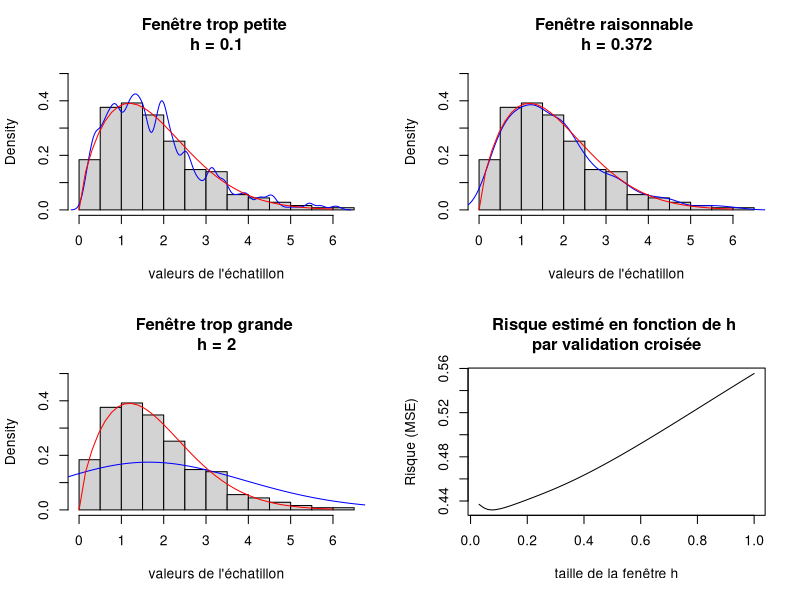

Generate this figure with R:
## ---- chunk 1
# Fonction calculant le risque quadratique (MSE)
Risk<- function(sample, bandwith, kernel){
  
  X  <- sample
  n <- length(X)
  x <- seq.int(min(X), max(X), length.out = n)
  if (missing(kernel)) {kernel = "gaussian"}
  kern <- switch(kernel,
                 gaussian = function(u){return(dnorm(u))},
                 rectangular = function(u){
                   ifelse(abs(u) < 1, .5, 0) },
                 triangular = function(u) {
                   return(ifelse(abs(u) < 1, (1 - abs(u)), 0)) },
                 epanechnikov = function(u){
                   return(ifelse(abs(u) < 1, 3/4*(1 - u^2), 0)) },
                 biweight = function(u){ 
                   return(ifelse(abs(u) < 1, 15/16*(1 - u^2)^2, 0)) }) # noyau caractère en fonction
  
  hatf <- function(x, sample, h, kernel){
    n <- length(sample)
    som <- 0
    for (i in 1:n){
     som <- som + kern((sample[i]-x)/h) 
    }
    return(som/(n*h))
  } 
   
  s <- 0
  for (i in 1:n){ 
    s <- s + sum(kern( (X[i]-X[-i])/bandwith)) 
  }
  

  n2hat_f <- integrate(function(x) hatf(x, sample = X, h = bandwith, kernel = kern), min(X)-50, max(X)+50)$value ^2

  R <- n2hat_f - 2/(n*(n-1))* s /bandwith

  return(R)
}

## ---- chunk 2
par(mfrow=c(2,2))

seq <- seq(0,6, length.out = 40)
yweib <- dweibull(seq,1.7,2)
rand <-rweibull(500,1.7,2)

hist(rand, breaks = 12, freq = F, xlab = "valeurs de l'échatillon", ylim = c(0,0.5), main = "")
lines(density(rand, bw = 0.1), col ="blue")
lines(seq, yweib, col="red")
title("Fenêtre trop petite \nh = 0.1")

hist(rand, breaks = 12, freq = F, xlab = "valeurs de l'échatillon", ylim = c(0,0.5), main = "")
lines(density(rand), col ="blue")
lines(seq, yweib, col="red")
title("Fenêtre raisonnable \nh = 0.372")

hist(rand, breaks = 12, freq = F, xlab = "valeurs de l'échatillon", ylim = c(0,0.5), main = "")
lines(density(rand, bw = 2), col ="blue")
lines(seq, yweib, col="red")
title("Fenêtre trop grande \nh = 2")

x <- seq(0.03, 1, by = 0.01)
risvec <- NULL
j=1
for (i in x){risvec[j]=Risk(rand,i); j=j+1}
plot(x, risvec, type = "l", xlab = "taille de la fenêtre h",
     ylab = "Risque (MSE)", main= "")
title("Risque estimé en fonction de h \npar validation croisée")
